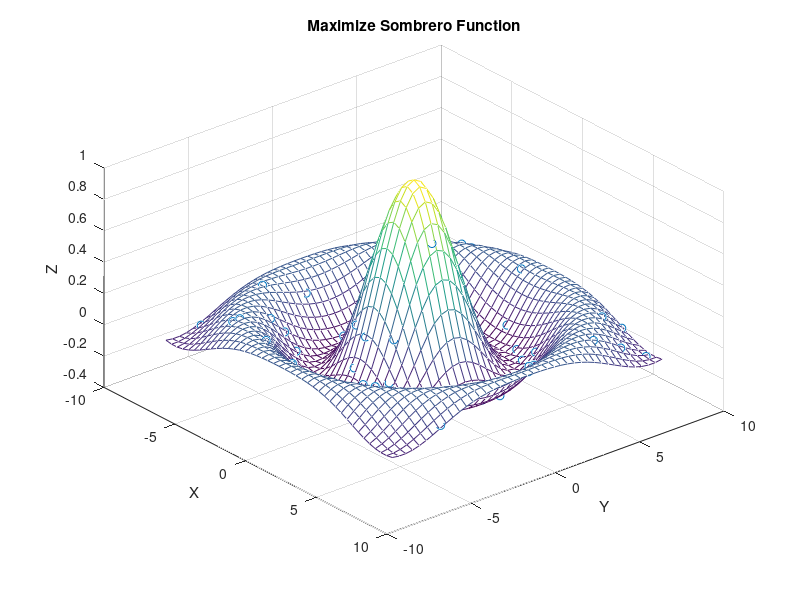
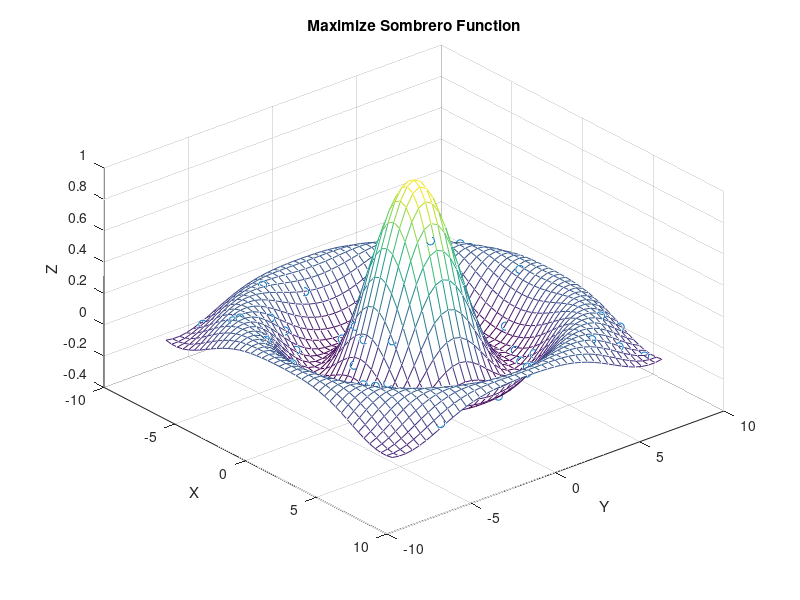
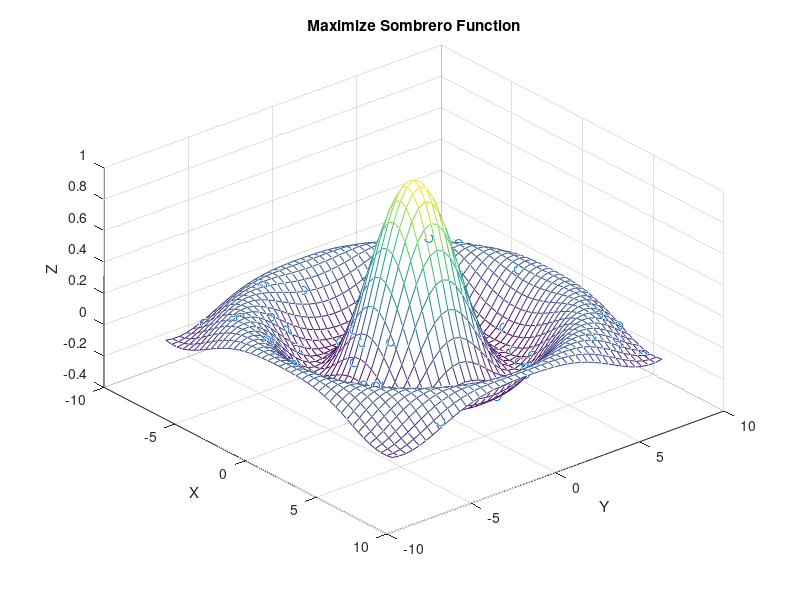
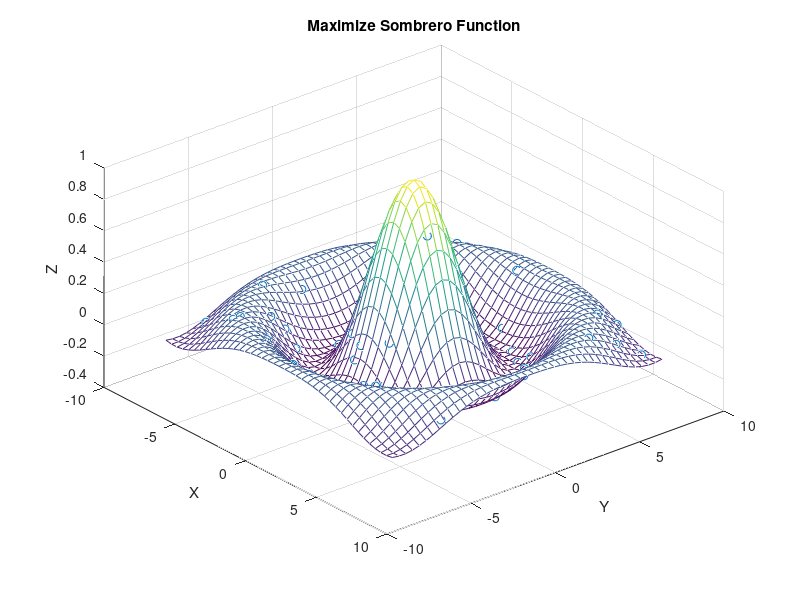

These charts were generated, in order, by the following MATLAB code:
# ========== PARTICAL SWARM OPTIMIZATION SIMULATION - SOMBRERO =============================
# 
# 	EXAMPLE: 	maximize 	r =  sqrt(xx .^2 + yy .^2) + eps;
#							tz = sin(r) ./ r;
#		
#	GROUP MEMBERS:	 Emily Le, Mathew Dohlen, Steven Sairafian, Wynne Tran
#
# =========================================================================================

# ========== DEFINE CONSTANTS & FUNCTIONS =================================================
#
#	n 			= number of particles in the system
#	c1, c2 		= importace weight of personal and global best
#					- usually c1 + c2 = 4 or c1 = c1 = 2
#	vMax		= speed of particles from iteration to iteration
#	iteration 	= number of iterations before ending the program
#	
# ========================================================================================= 
n = 50;
c1 = 0.5;
c2 = 0.5;
vMax = .05;
iteration = 170;	 

# DEFINED FUNCTION:  will return z values of the graph given x and y values
function retval = f(xx, yy)
	r =  sqrt(xx .^2 + yy .^2) + eps;
	retval = sin(r) ./ r;
endfunction

# DEFINED FUNCTION: finds gBest
function retval = findGBest(gBest, position)
	for i = 1:10
		if (f(position(i,1), position(i,2)) > f(gBest(1), gBest(2)))
			gBest = position(i,:);
		endif
	endfor
	retval = gBest;
endfunction

# DEFINED FUCNCTION: that will plot a scatter plot on a mesh graph
function graphPSO(x, y, z, i)
		#clear graph
		clf;

		figure(1, "position", [0,0, 1200, 1000]);

		tx = ty = linspace(-8, 8, 41);
		[xx, yy] = meshgrid (tx, ty);

		# scatter plot overlay
		scatter3 (x, y, z);

		# will allow an overlay of plots
		hold on;

		# function goes here
		r =  sqrt(xx .^2 + yy .^2) + eps;
		tz = sin(r) ./ r;
		mesh(tx,ty,tz);


		# configure title & label names
		title("Maximize Sombrero Function");
		xlabel("X");
		ylabel("Y");
		zlabel("Z");

		#rotate graph according to current degree
		view(50, 30 + 15 * sin(50/60));

		plotname = ['Sombrero', num2str(i), '.png'];
		print(plotname, '-dpng');
		
endfunction

# ========== INITIALIZATION ===============================================================
#
# 	initialzing intiial positions, vectors, lBest, gBest for the first iteration
#
# =========================================================================================
# vector
vector = zeros(n,2);

# position
position =  zeros(n,2);
z = zeros(n,1);

x = (rand(1,n)* 16) - 8; 
y = (rand(1,n)* 16) - 8;

for i = 1:n
	position(i,1) = x(i);
	position(i,2) = y(i);
	z(i,1) = f(x(i),y(i));
endfor

# lBest
lBest = position;

# gBest
gBest = zeros(1,2) - 1000;
gBest = findGBest(gBest, position);

# ========== PLOT INITIAL POINTS ON GRAPH =====================================================
#  
# `Will plot the initial scatter plot on mesh graph for the first iteration
#	`	- note that the velocities are initilzed to be 0
# 
# =============================================================================================
graphPSO(position(:,1), position(:,2), z, 100);

# ========== PSO ITERATION =====================================================================
#
# 	Based on the formula:
#
#		v[] = v[] + c1 * rand() * (pbest[] - present[]) + c2 * rand() * (gbest[] - present[]) 
#		present[] = persent[] + v[] 
#
#	This essentially will update the velocity that will be used to update the new position after
#	each iteration.
#
# ==============================================================================================
for i = 1:iteration
	for j = 1:n
		prevPosition = position;
		r1 = rand(1,1);
		r2 = rand(1,1);
		vector(j,:) = vector(j,:) + c1 * r1 * (lBest(j,:) - position(j,:)) + c2 * r2 * (gBest - position(j,:));

		# Limit x-coordinate velocities
		if (vector(j,1) > vMax)
			vector(j,1) = vMax;
		elseif (vector(j,1) < -vMax)
			vector(j,1) = -vMax;
		endif

		# Limit y-coordinate velocities
		if (vector(j,2) > vMax)
			vector(j,2) = vMax;
		elseif (vector(j,2) < -vMax)
			vector(j,2) = -vMax;
		endif

		# update x and y values
		position(j,:) = position(j,:) + vector(j,:);
		
		# update lBest and gBest values
		if (f(position(j,1), position(j,2)) < f(prevPosition(j,1),prevPosition(j,2)));
			lBest(j,:) = prevPosition(j,:);
		endif

		# update z values
		z(j,1) = f(position(j,1),position(j,2));
	endfor                                            

	gBest = findGBest(gBest, position);

	# clear graph for next image of updated points
		graphPSO(position(:,1), position(:,2), z, i+100);
		#rotate graph according to current degree
endfor
